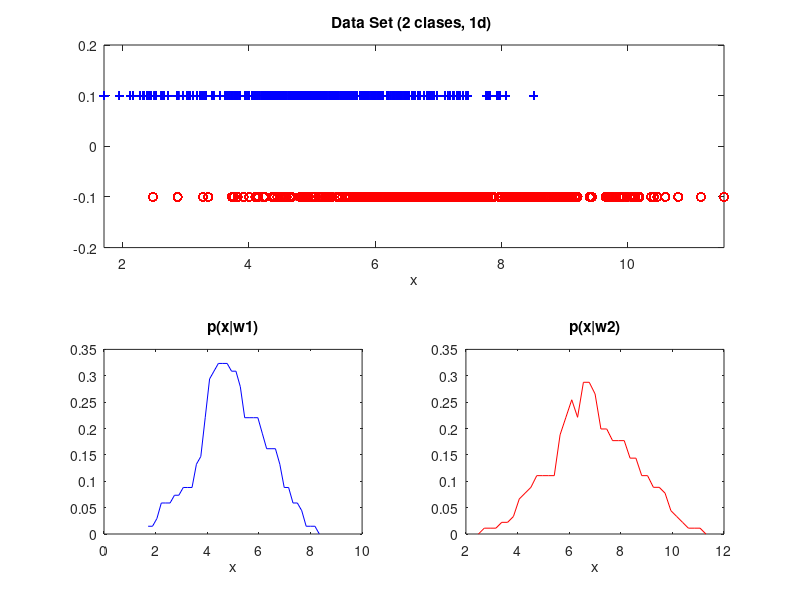

Write the MATLAB code that produced this figure.
clc; clearvars ; % close all;
figure
% Generar Datos Clase 1 (d=1)
ND1=400; % Numero vectores 
mu1 = 5; % Promedio
SIG1 = 1.5; % Varianza
r1 = mvnrnd(mu1,SIG1,ND1); %data set Clase 1
minr1=min(r1);maxr1=max(r1);
% Generar Datos Clase 2 (d=1)
ND2=400; % Numero vectores
mu2 = 7;
SIG2 = 2.5;
r2 = mvnrnd(mu2,SIG2,ND2); %data set Clase 2
minr2=min(r2);maxr2=max(r2);

%Visualizacion datos
subplot(2,2,1:2);
plot(r1, 0.1*ones(ND1),'b+',r2,-0.1*ones(ND2),'ro'); xlabel('x');
axis([min([minr1 minr2]) max([maxr1 maxr2]) -0.2 0.2]); title('Data Set (2 clases, 1d) ')

%% DENSIDADES DE PROBABILIDAD CONDICIONAL DE CLASE p(x|w)
%p(x|w1)
% numero bins y particionamiento eje horizontal
%Nbin=ND1/20;
Nbin=ND1/10;
delta1=(maxr1-minr1)/Nbin; %longitud bin
eje1=[minr1: delta1 : maxr1-delta1];
pxw1a=hist(r1,Nbin)/(delta1*ND1); % Se divide por delta para obtener la densidad de probabilidad

pxw1 = medfilt1(pxw1a,5); %;%filtro mediana

%pxw1 =pxw1a;
subplot(2,2,3);
plot(eje1,pxw1,'b');title('p(x|w1)'); xlabel('x');

%p(x|w2)
% n�mero bins y particionamiento eje horizontal
%Nbin=ND2/20;
Nbin=ND2/10;
delta2=(maxr2-minr2)/Nbin;%longitud bin
eje2=[minr2: delta2 : maxr2-delta2];
pxw2a=hist(r2,Nbin)/(delta2*ND2);

pxw2 = medfilt1(pxw2a,5);

%pxw2=pxw2a;
subplot(2,2,4); 
plot(eje2,pxw2,'r');title('p(x|w2)'); xlabel('x');

